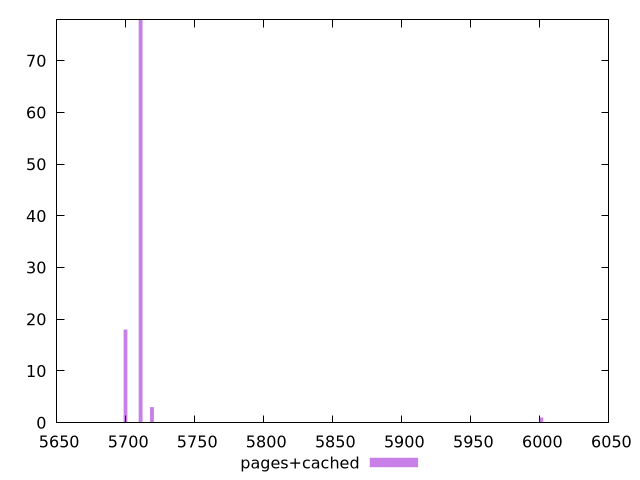

The script that saved this image:
$_pagesCached <<EOF
6001.037439379817 1
5699.890487586122 18
5710.841285833166 78
5719.054384518448 3
EOF
set key outside below
set terminal pngcairo
set output "report_00005_2020-11-02T22-26-11.212Z/uses-text-compression/pages+cached//raw_hist.png"
set yrange [0:78]
set boxwidth 2.7376995617608655
set style fill transparent solid 0.5 noborder
plot $_pagesCached title "pages+cached" with boxes ,
